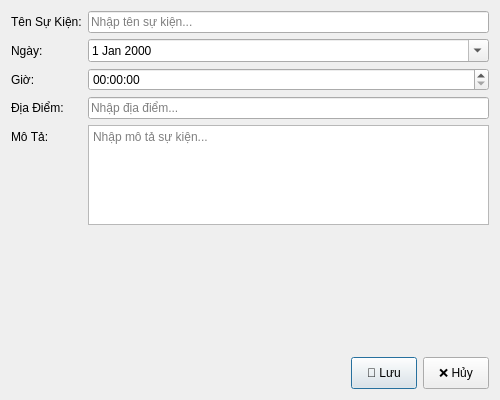
<?xml version="1.0" encoding="UTF-8"?>
<ui version="4.0">
 <class>EventDialog</class>
 <widget class="QDialog" name="EventDialog">
  <property name="geometry">
   <rect>
    <x>0</x>
    <y>0</y>
    <width>500</width>
    <height>400</height>
   </rect>
  </property>
  <property name="windowTitle">
   <string>Thêm/Sửa Sự Kiện</string>
  </property>
  <layout class="QVBoxLayout" name="verticalLayout">
   <item>
    <layout class="QFormLayout" name="formLayout">
     <item row="0" column="0">
      <widget class="QLabel" name="label">
       <property name="text">
        <string>Tên Sự Kiện:</string>
       </property>
      </widget>
     </item>
     <item row="0" column="1">
      <widget class="QLineEdit" name="nameInput">
       <property name="placeholderText">
        <string>Nhập tên sự kiện...</string>
       </property>
      </widget>
     </item>
     <item row="1" column="0">
      <widget class="QLabel" name="label_2">
       <property name="text">
        <string>Ngày:</string>
       </property>
      </widget>
     </item>
     <item row="1" column="1">
      <widget class="QDateEdit" name="dateInput">
       <property name="calendarPopup">
        <bool>true</bool>
       </property>
      </widget>
     </item>
     <item row="2" column="0">
      <widget class="QLabel" name="label_3">
       <property name="text">
        <string>Giờ:</string>
       </property>
      </widget>
     </item>
     <item row="2" column="1">
      <widget class="QTimeEdit" name="timeInput"/>
     </item>
     <item row="3" column="0">
      <widget class="QLabel" name="label_4">
       <property name="text">
        <string>Địa Điểm:</string>
       </property>
      </widget>
     </item>
     <item row="3" column="1">
      <widget class="QLineEdit" name="locationInput">
       <property name="placeholderText">
        <string>Nhập địa điểm...</string>
       </property>
      </widget>
     </item>
     <item row="4" column="0">
      <widget class="QLabel" name="label_5">
       <property name="text">
        <string>Mô Tả:</string>
       </property>
      </widget>
     </item>
     <item row="4" column="1">
      <widget class="QTextEdit" name="descriptionInput">
       <property name="maximumSize">
        <size>
         <width>16777215</width>
         <height>100</height>
        </size>
       </property>
       <property name="placeholderText">
        <string>Nhập mô tả sự kiện...</string>
       </property>
      </widget>
     </item>
    </layout>
   </item>
   <item>
    <spacer name="verticalSpacer">
     <property name="orientation">
      <enum>Qt::Vertical</enum>
     </property>
     <property name="sizeHint" stdset="0">
      <size>
       <width>20</width>
       <height>40</height>
      </size>
     </property>
    </spacer>
   </item>
   <item>
    <layout class="QHBoxLayout" name="horizontalLayout">
     <item>
      <spacer name="horizontalSpacer">
       <property name="orientation">
        <enum>Qt::Horizontal</enum>
       </property>
       <property name="sizeHint" stdset="0">
        <size>
         <width>40</width>
         <height>20</height>
        </size>
       </property>
      </spacer>
     </item>
     <item>
      <widget class="QPushButton" name="btnSave">
       <property name="text">
        <string>💾 Lưu</string>
       </property>
       <property name="styleSheet">
        <string notr="true">padding: 8px 15px;</string>
       </property>
      </widget>
     </item>
     <item>
      <widget class="QPushButton" name="btnCancel">
       <property name="text">
        <string>❌ Hủy</string>
       </property>
       <property name="styleSheet">
        <string notr="true">padding: 8px 15px;</string>
       </property>
      </widget>
     </item>
    </layout>
   </item>
  </layout>
 </widget>
 <resources/>
 <connections>
  <connection>
   <sender>btnCancel</sender>
   <signal>clicked()</signal>
   <receiver>EventDialog</receiver>
   <slot>reject()</slot>
   <hints>
    <hint type="sourcelabel">
     <x>400</x>
     <y>350</y>
    </hint>
    <hint type="destinationlabel">
     <x>250</x>
     <y>200</y>
    </hint>
   </hints>
  </connection>
 </connections>
</ui>
